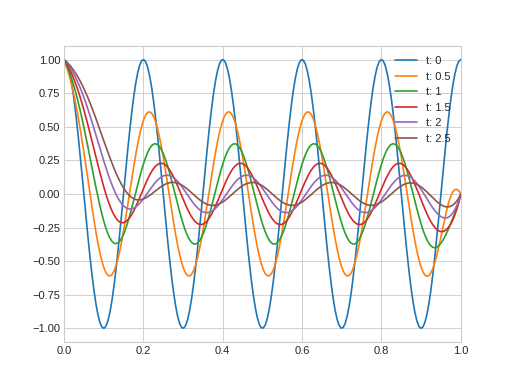

Python code for this plot:
import itertools as it

import numpy as np
import pylab as pl

from triflow import Model, schemes

model = Model("k * dxxU - c * dxU",
              "U", ["k", "c"])

x, dx = np.linspace(0, 1, 200, retstep=True)
U = np.cos(2 * np.pi * x * 5)
fields = model.fields_template(x=x, U=U)

parameters = dict(c=.03, k=.001, dx=dx, periodic=False)

t = 0
dt = 5E-1
tmax = 2.5

pl.plot(fields.x, fields.U, label='t: %g' % t)

scheme = schemes.RODASPR(model)


def dirichlet_condition(t, fields, pars):
    fields.U[0] = 1
    fields.U[-1] = 0
    return fields, pars


for i in it.count():
    t, fields = scheme(t, fields, dt, parameters, hook=dirichlet_condition)
    print("iteration: %i, t: %g" % (i, t), end='\r')
    pl.plot(fields.x, fields.U, label='t: %g' % t)
    if t >= tmax:
        break

pl.xlim(0, 1)
legend = pl.legend(loc='best')
pl.show()
